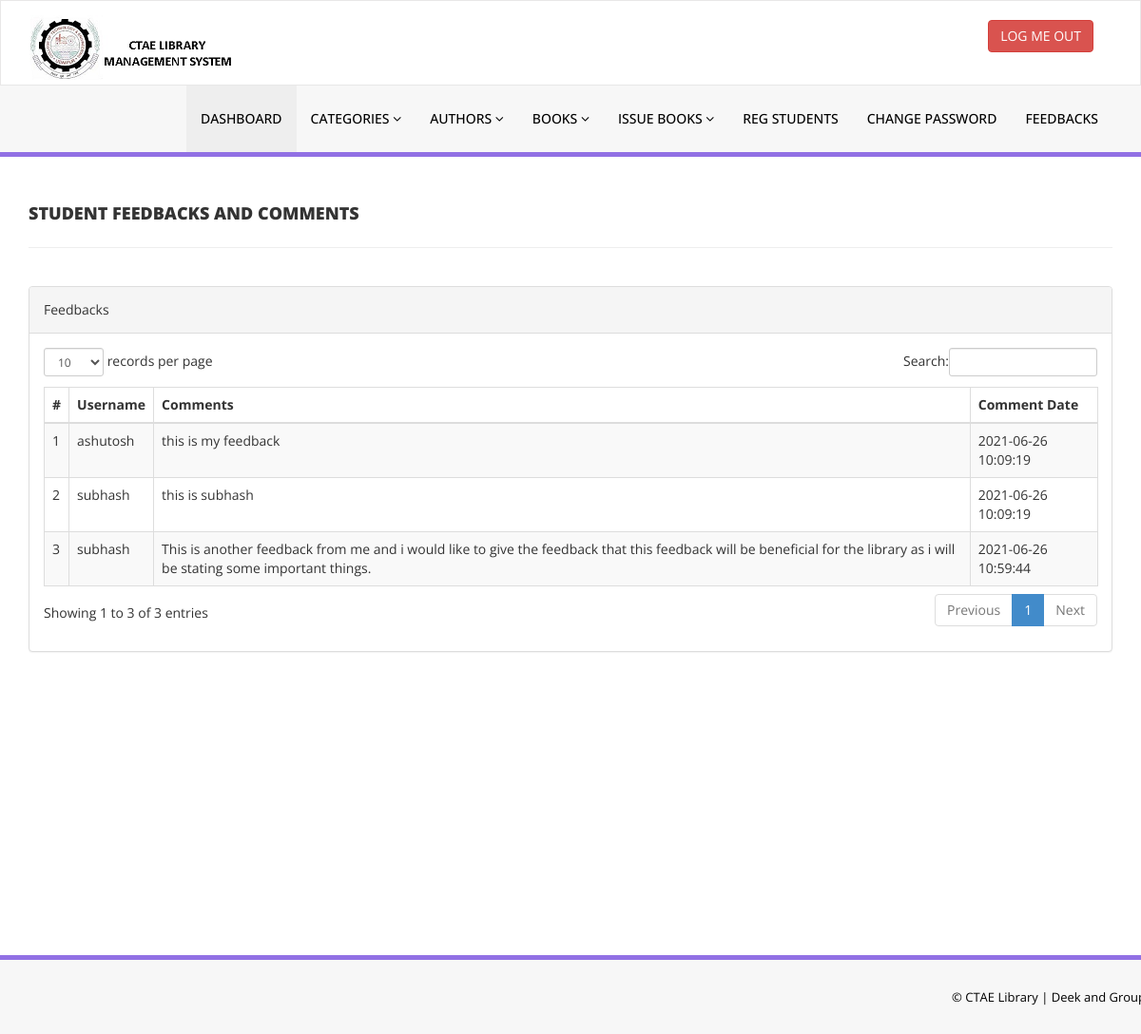
Page /admin/adminseefeed.php (signed in) on the committed database.
### tables this page shows
CREATE TABLE `comments` (
  `id` int(11) NOT NULL,
  `username` varchar(30) NOT NULL,
  `comment` varchar(1500) NOT NULL,
  `CommentDate` timestamp NOT NULL DEFAULT current_timestamp()
);

### admin/adminseefeed.php (the view, shortened to what this page needs)
<?php
include('includes/config.php');
if(strlen($_SESSION['alogin'])==0)
    {
header('location:index.php');
}
else{
    ?>
<!DOCTYPE html>
<html xmlns="http://www.w3.org/1999/xhtml">
<head>
    <link href="assets/css/bootstrap.css" rel="stylesheet" />
    <link href="assets/css/font-awesome.css" rel="stylesheet" />
    <link href="assets/js/dataTables/dataTables.bootstrap.css" rel="stylesheet" />
    <link href="assets/css/style.css" rel="stylesheet" />
</head>
<body>
<?php include('includes/header.php');?>
    <div class="content-wrapper">
         <div class="container">
        <div class="row pad-botm">
            <div class="col-md-12">
                <h4 class="header-line">Student Feedbacks And Comments</h4>
    </div>
     <div class="row">
</div>
        </div>
            <div class="row">
                <div class="col-md-12">
                    <div class="panel panel-default">
                        <div class="panel-heading">
                          Feedbacks
                        </div>
                        <div class="panel-body">
                            <div class="table-responsive">
                                <table class="table table-striped table-bordered table-hover" id="dataTables-example">
                                    <thead>
                                        <tr>
                                            <th>#</th>
                                            <th>Username</th>
                                            <th>Comments</th>
                                            <th>Comment Date</th>
                                        </tr>
                                    </thead>
                                    <tbody>
<?php $sql1 = "SELECT * FROM comments";
$query1 = $dbh -> prepare($sql1);
$query1->execute();
$results=$query1->fetchAll(PDO::FETCH_OBJ);
$cnt=1;
if($query1->rowCount() > 0)
{
foreach($results as $result)
{               ?>
                                        <tr class="odd gradeX">
                                            <td class="center"><?php echo htmlentities($cnt);?></td>
                                            <td class="center"><?php echo htmlentities($result->username);?></td>
                                            <td class="center"><?php echo htmlentities($result->comment);?></td>
                                            <td class="center"><?php echo htmlentities($result->CommentDate);?></td>
                                        </tr>
 <?php $cnt=$cnt+1;}} ?>
                                    </tbody>
                                </table>
                            </div>
                        </div>
                    </div>
                </div>
            </div>
    </div>
    </div>
  <?php include('includes/footer.php');?>
</body>
</html>
<?php } ?>

### admin/assets/css/style.css (style rules this page uses)
.content-wrapper { margin-top: 40px; min-height:800px; padding-bottom:90px; }
.header-line { font-weight:900; padding-bottom:25px; border-bottom:1px solid #eeeeee; text-transform:uppercase; }
.pad-botm { padding-bottom:30px; }

### rows in the picture
comments: username "ashutosh", comment "this is my feedback", CommentDate "2021-06-26 10:09:19"
comments: username "subhash", comment "this is subhash", CommentDate "2021-06-26 10:09:19"
comments: username "subhash", comment "This is another feedback from me and i would like to give the feedback that this feedback will be beneficial for the library as i will be stating some important things.", CommentDate "2021-06-26 10:59:44"
